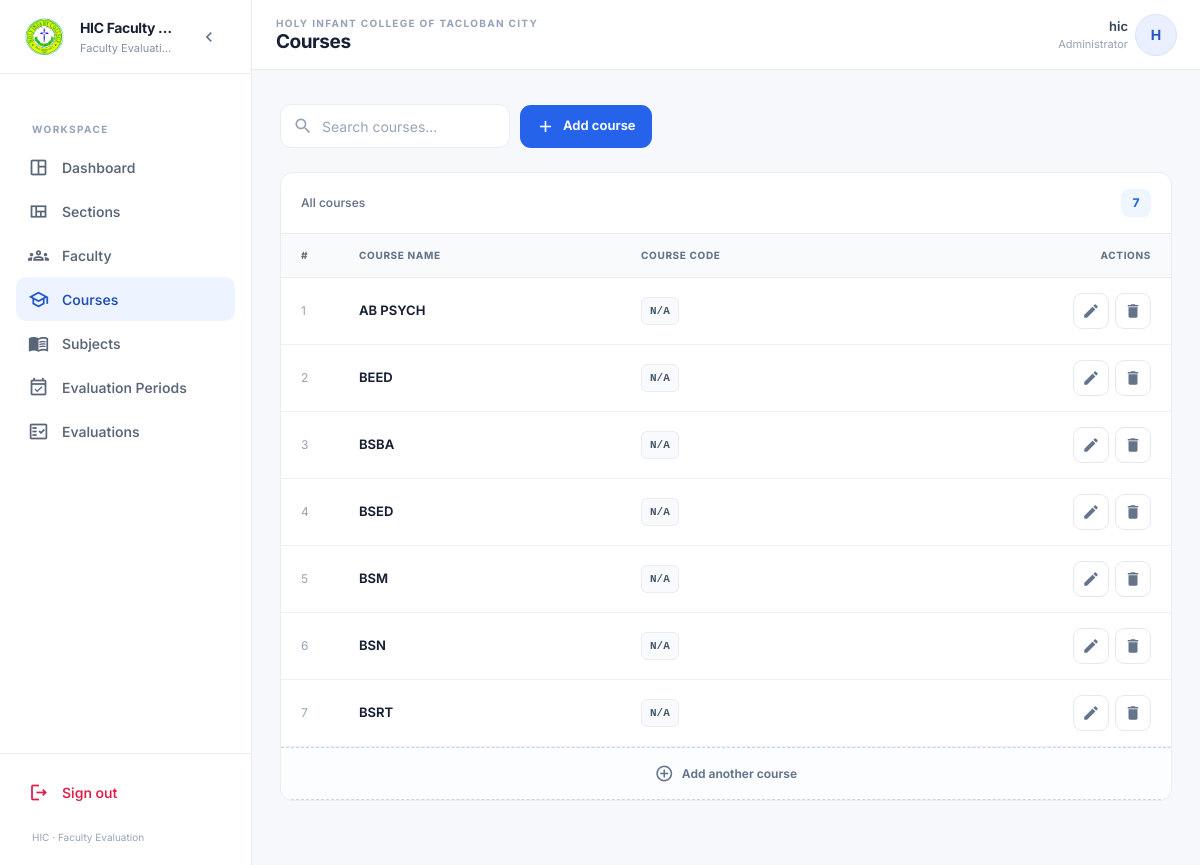
The app's page /courses/ (signed in) with its own data.
### evaluation/models.py (models this page shows, shortened)
class Course(models.Model):
    name = models.CharField(max_length=100, unique=True)
    code = models.CharField(max_length=20, blank=True, null=True)

### evaluation/views.py (the view)
# urls.py: path('courses/', views.courses_list, name='courses_list'),
@login_required(login_url='admin_login')
def courses_list(request):
    query = request.GET.get('q', '')
    courses_qs = Course.objects.all()
    if query:
        courses_qs = courses_qs.filter(name__icontains=query)
    paginator = Paginator(courses_qs.order_by('name'), 15)
    page_number = request.GET.get('page')
    page_obj = paginator.get_page(page_number)
    return render(request, 'admins/courses_list.html', {
        'courses': page_obj.object_list,
        'page_obj': page_obj,
        'is_paginated': page_obj.has_other_pages(),
        'query': query,
    })

### templates/admins/courses_list.html (shortened to what this page needs)
{% extends 'admins/base.html' %}
{% block page_title %}Courses{% endblock %}
{% block content %}
<div class="courses-page">
    <header class="cp-header">
        <div class="cp-toolbar">
            <form method="GET" class="cp-search" role="search" id="courseSearchForm">
                <input
                    type="search"
                    name="q"
                    id="courseSearch"
                    value="{{ request.GET.q|default:'' }}"
                    placeholder="Search courses..."
                    aria-label="Search courses"
                    autocomplete="off"
                >
            </form>
            <button
                type="button"
                class="cp-button cp-button-primary"
                id="addCourseButton"
                onclick="showAddCourseForm()"
            >
                <span class="material-icons" aria-hidden="true">add</span>
                Add course
            </button>
        </div>
    </header>
    <section aria-label="Course management">
        <div class="cp-summary">
            <span class="cp-summary-label">All courses</span>
            <span class="cp-summary-count" id="courseCount">{{ courses|length }}</span>
        </div>
        <div class="cp-panel">
            <div class="cp-table-wrap">
                <table class="cp-table">
                    <thead>
                        <tr>
                            <th scope="col">#</th>
                            <th scope="col">Course name</th>
                            <th scope="col">Course code</th>
                            <th scope="col">Actions</th>
                        </tr>
                    </thead>
                    <tbody id="desktopCourseList">
                        {% for course in courses %}
                        <tr
                            id="row-{{ course.id }}"
                            class="cp-course-row"
                            data-course-search="{{ course.name|default:''|lower }} {{ course.code|default:''|lower }}"
                        >
                            <td class="cp-index">{{ forloop.counter }}</td>
                            <td>
                                <span class="view cp-course-name">{{ course.name }}</span>
                            </td>
                            <td>
                                <span class="view cp-code {% if not course.code %}cp-muted-value{% endif %}">
                                    {{ course.code|default:"No code" }}
                                </span>
                            </td>
                            <td>
                                <form
                                    id="edit-course-{{ course.id }}"
                                    method="POST"
                                    action="{% url 'course_edit' course.id %}"
                                    class="cp-row-actions"
                                >
                                    <button
                                        type="button"
                                        class="cp-icon-button cp-icon-edit view"
                                        onclick="toggleEditCourse({{ course.id }})"
                                        aria-label="Edit {{ course.name }}"
                                        title="Edit course"
                                    >
                                        <span class="material-icons" aria-hidden="true">edit</span>
                                    </button>
                                    <button
                                        type="button"
                                        class="cp-icon-button cp-icon-delete view"
                                        data-bs-toggle="modal"
                                        data-bs-target="#deleteCourseModal{{ course.id }}"
                                        aria-label="Delete {{ course.name }}"
                                        title="Delete course"
                                    >
                                        <span class="material-icons" aria-hidden="true">delete</span>
                                    </button>
                                </form>
                            </td>
                        </tr>
                        {% endfor %}
                        <tr id="desktopAddRow" class="cp-add-row">
                            <td colspan="4">
                                <button
                                    type="button"
                                    class="cp-add-row-button"
                                    onclick="showAddCourseForm()"
                                >
                                    <span class="material-icons" aria-hidden="true">add_circle_outline</span>
                                    Add another course
                                </button>
                            </td>
                        </tr>
                    </tbody>
                </table>
            </div>
        </div>
    </section>
</div>
{% endblock %}

### templates/admins/base.html (shortened to what this page needs)
{% load static %}
{% load humanize %}
<!DOCTYPE html>
<html lang="en">
<head>
    <script src="https://cdn.tailwindcss.com"></script>
    <link href="https://cdn.jsdelivr.net/npm/bootstrap@5.3.2/dist/css/bootstrap.min.css" rel="stylesheet">
    <link rel="stylesheet" href="https://cdn.jsdelivr.net/npm/toastify-js/src/toastify.min.css">
</head>
<body>
{% with current=request.resolver_match.url_name %}
<div class="app-shell flex">
    <aside id="sidebar" class="app-sidebar flex min-h-screen flex-col">
        <div class="flex h-[74px] items-center gap-3 border-b border-[#e7ebf1] px-4">
            <a href="{% url 'dashboard_home' %}" class="flex min-w-0 flex-1 items-center gap-3">
                <img src="{% static 'HIC_LOGO_TRANSPARENT.png' %}"
                     alt="Holy Infant College logo"
                     class="h-10 w-10 shrink-0 object-contain">
                <div class="brand-copy min-w-0">
                    <p class="truncate text-[14px] font-bold tracking-tight text-[#172033]">
                        HIC Faculty Eval
                    </p>
                    <p class="mt-0.5 truncate text-[11px] text-[#8791a2]">
                        Faculty Evaluation System
                    </p>
                </div>
            </a>
            <button type="button"
                    id="sidebarToggle"
                    class="hidden rounded-lg p-2 text-slate-500 transition hover:bg-slate-100 hover:text-slate-800 md:inline-flex"
                    aria-label="Collapse sidebar"
                    title="Collapse sidebar">
                <span id="sidebarToggleIcon" class="material-icons-outlined text-[20px]">chevron_left</span>
            </button>
        </div>
        <nav class="flex-1 overflow-y-auto px-3 py-5">
            <p class="nav-section-label mb-2 px-3 text-[10px] font-bold uppercase tracking-[.14em] text-slate-400">
                Workspace
            </p>
            <a href="{% url 'dashboard_home' %}"
               class="sidebar-link group relative {% if current == 'dashboard_home' %}is-active{% endif %}"
               {% if current == 'dashboard_home' %}aria-current="page"{% endif %}>
                <span class="material-icons-outlined">space_dashboard</span>
                <span class="sidebar-copy">Dashboard</span>
            </a>
            <a href="{% url 'sections_list' %}"
               class="sidebar-link group relative {% if current == 'sections_list' %}is-active{% endif %}"
               {% if current == 'sections_list' %}aria-current="page"{% endif %}>
                <span class="material-icons-outlined">view_quilt</span>
                <span class="sidebar-copy">Sections</span>
            </a>
            <a href="{% url 'teachers_list' %}"
               class="sidebar-link group relative {% if current == 'teachers_list' %}is-active{% endif %}"
               {% if current == 'teachers_list' %}aria-current="page"{% endif %}>
                <span class="material-icons-outlined">groups</span>
                <span class="sidebar-copy">Faculty</span>
            </a>
            <a href="{% url 'courses_list' %}"
               class="sidebar-link group relative {% if current == 'courses_list' %}is-active{% endif %}"
               {% if current == 'courses_list' %}aria-current="page"{% endif %}>
                <span class="material-icons-outlined">school</span>
                <span class="sidebar-copy">Courses</span>
            </a>
            <a href="{% url 'subjects_list' %}"
               class="sidebar-link group relative {% if current == 'subjects_list' %}is-active{% endif %}"
               {% if current == 'subjects_list' %}aria-current="page"{% endif %}>
                <span class="material-icons-outlined">menu_book</span>
                <span class="sidebar-copy">Subjects</span>
            </a>
            <a href="{% url 'evaluation_periods_list' %}"
               class="sidebar-link group relative {% if current == 'evaluation_periods_list' %}is-active{% endif %}"
               {% if current == 'evaluation_periods_list' %}aria-current="page"{% endif %}>
                <span class="material-icons-outlined">event_available</span>
                <span class="sidebar-copy">Evaluation Periods</span>
            </a>
            <a href="{% url 'evaluations_list' %}"
               class="sidebar-link group relative {% if current == 'evaluations_list' %}is-active{% endif %}"
               {% if current == 'evaluations_list' %}aria-current="page"{% endif %}>
                <span class="material-icons-outlined">fact_check</span>
                <span class="sidebar-copy">Evaluations</span>
            </a>
        </nav>
        <div class="border-t border-[#e7ebf1] p-3">
            <button type="button"
                    data-bs-toggle="modal"
                    data-bs-target="#logoutConfirmModal"
                    class="sidebar-link group relative w-full text-rose-600 hover:bg-rose-50 hover:text-rose-700">
                <span class="material-icons-outlined">logout</span>
                <span class="sidebar-copy">Sign out</span>
            </button>
            <div class="brand-copy px-3 pb-1 pt-3 text-[10px] text-slate-400">
                HIC · Faculty Evaluation
            </div>
        </div>
    </aside>
    <div class="app-main flex min-h-screen min-w-0 flex-col">
        <header class="app-topbar sticky top-0 z-40 flex items-center justify-between gap-3 px-4 md:px-7">
            <div class="flex min-w-0 items-center gap-3">
                <div class="min-w-0">
                    <p class="truncate text-[10px] font-bold uppercase tracking-[.13em] text-slate-400">
                        Holy Infant College of Tacloban City
                    </p>
                    <h1 class="truncate text-[17px] font-bold tracking-tight text-[#172033] md:text-[19px]">
                        {% block page_title %}Dashboard Overview{% endblock %}
                    </h1>
                </div>
            </div>
            <div class="flex shrink-0 items-center gap-2">
                <span class="hidden text-right sm:block">
                    <span class="block max-w-[180px] truncate text-[13px] font-semibold text-slate-700">
                        {{ request.user.get_full_name|default:request.user.username }}
                    </span>
                    <span class="block text-[11px] text-slate-400">Administrator</span>
                </span>
                <button type="button"
                        id="profileButton"
                        class="flex h-10 w-10 items-center justify-center rounded-full bg-[#eaf0ff] text-[14px] font-bold text-[#2457c5] ring-1 ring-[#d7e3ff]"
                        aria-label="Account options"
                        aria-expanded="false">
                    {{ request.user.username|slice:":1"|upper }}
                </button>
            </div>
        </header>
        <main id="mainContent" class="min-w-0 flex-1">
            <div class="page-content">
                {% block content %}{% endblock %}
            </div>
        </main>
    </div>
</div>
{% endwith %}
</body>
</html>

### templates/admins/base.html (style rules this page uses)
:root { color-scheme: light; --hic-ink: #172033; --hic-muted: #667085; --hic-line: #e7ebf1; --hic-canvas: #f6f8fb; --hic-brand: #2457c5; --sidebar-width: 252px; --sidebar-collapsed-width: 76px; }
* { box-sizing: border-box; }
html { min-height: 100%; background: var(--hic-canvas); scroll-behavior: smooth; }
body { margin: 0; min-height: 100vh; color: var(--hic-ink); background: var(--hic-canvas); font-family: Inter, ui-sans-serif, system-ui, -apple-system, BlinkMacSystemFont, "Segoe UI", sans-serif; -webkit-font-smoothing: antialiased; }
button, input, select, textarea { font: inherit; }
button, a { -webkit-tap-highlight-color: transparent; }
a { text-decoration: none; }
.app-shell { min-height: 100vh; }
.app-sidebar { width: var(--sidebar-width); flex: 0 0 var(--sidebar-width); background: #fff; border-right: 1px solid var(--hic-line); transition: width .22s ease, flex-basis .22s ease, transform .22s ease; z-index: 60; }
.sidebar-link { position: relative; display: flex; align-items: center; gap: 12px; min-height: 44px; padding: 10px 12px; border-radius: 10px; color: #596579; font-size: 14px; font-weight: 550; transition: background .16s ease, color .16s ease; }
.sidebar-link .material-icons-outlined, .sidebar-link .material-icons { flex: 0 0 22px; font-size: 21px; }
.sidebar-link.is-active { background: #edf3ff; color: #214fb2; }
.sidebar-link.is-active .material-icons-outlined, .sidebar-link.is-active .material-icons { color: #2457c5; }
.sidebar-link .sidebar-copy { overflow: hidden; text-overflow: ellipsis; white-space: nowrap; }
.app-main { min-width: 0; flex: 1; }
.app-topbar { min-height: 70px; background: rgba(255, 255, 255, .92); border-bottom: 1px solid var(--hic-line); backdrop-filter: blur(14px); }
.page-content { width: 100%; max-width: 1600px; margin: 0 auto; padding: 26px 28px 40px; }

### records on screen
Course: name "AB PSYCH", code "N/A"
Course: name "BEED", code "N/A"
Course: name "BSBA", code "N/A"
Course: name "BSED", code "N/A"
Course: name "BSM", code "N/A"
Course: name "BSN", code "N/A"
Course: name "BSRT", code "N/A"

### other values on screen
{{ request.user.get_full_name|default:request.user.username }} "hic"
{{ request.user.username|slice:":1"|upper }} "H"
{{ courses|length }} "7"
